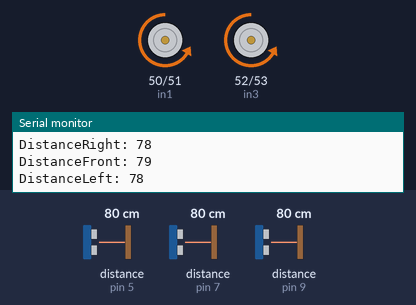
Bench run of a sketch on a simulated Arduino Mega 2560, built with avr-gcc and run on an emulated ATmega2560. Parts: motor-driver pin pairs drawn as motors (green arrow = first pin HIGH = forward, orange = second pin HIGH = backward, longer = more drive, scaled by the enable pin), the last lines printed to the serial monitor. Wiring (inferred from the names in the program): 3 × ultrasonic range finder: trigger pin 4, echo pin 5 / trigger pin 6, echo pin 7 / trigger pin 8, echo pin 9. The test bench sets the inputs (shaded band); at power-on: distance to the obstacle (sensors on pin 5, pin 7, pin 9) 80 cm. The echo pulse lasts 58.3 µs per cm.

Above: at 1.2 s.
1.3 s: distance to the obstacle (sensor on pin 5) set to 12 cm
4.3 s: distance to the obstacle (sensor on pin 5) set to 9 cm
At 4.9 s:
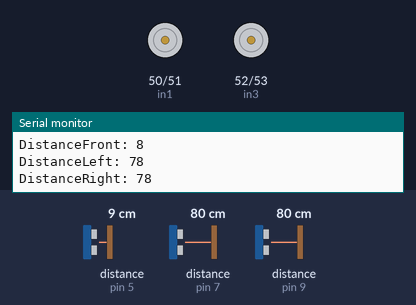
At 7.6 s:
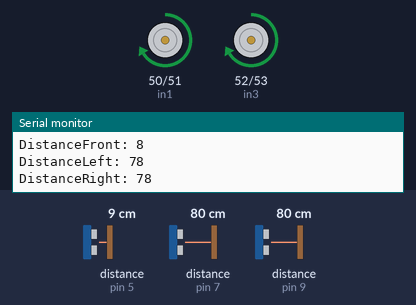
9.8 s: distance to the obstacle (sensor on pin 5) set to 18 cm
At 11.1 s:
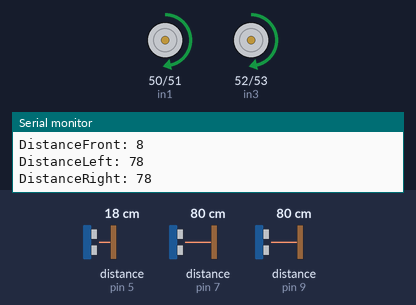
12.8 s: distance to the obstacle (sensor on pin 7) set to 12 cm
15.8 s: distance to the obstacle (sensor on pin 7) set to 9 cm
At 18.6 s:
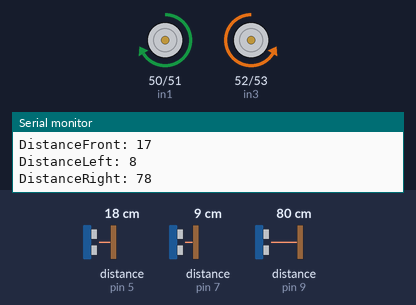
18.8 s: distance to the obstacle (sensor on pin 7) set to 18 cm
Timing chart, 0 to 21.8 s (numbered marks = the images above; inputs shaded):
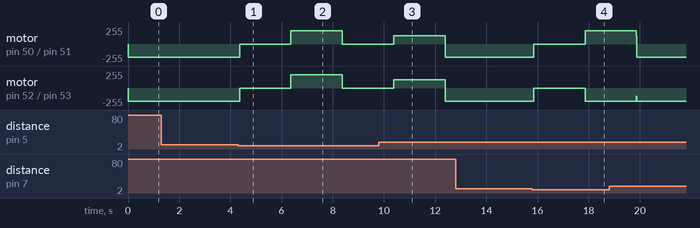

Measured:
- the behaviour switches between 11 and 10 cm on distance to the obstacle (sensor on pin 5) (found by bisection; images 0 and 1)
- the behaviour switches between 11 and 10 cm on distance to the obstacle (sensor on pin 7) (found by bisection; images 3 and 4)
- after the input at 4.3 s, motor on pin 50 (in1) / pin 51 (in2), motor on pin 52 (in3) / pin 53 (in4): backward 200/255 → stopped after 0.06 s, → forward 200/255 2.0 s later, → stopped 2.0 s later
- after the input at 15.8 s, motor on pin 50 (in1) / pin 51 (in2): backward 200/255 → stopped after 0.06 s, → forward 200/255 2.0 s later; motor on pin 52 (in3) / pin 53 (in4): backward 200/255 → stopped after 0.06 s, → backward 200/255 2.0 s later

The sketch:

Motor_Ultrasonido.ino
```cpp
// ULtrasonic part
// Defines pins numbers
// Front Ultrasoic Sensor
const int trigPinFront = 4;
const int echoPinFront = 5;
// Left Ultrasonic Sensor
const int trigPinLeft = 6;
const int echoPinLeft = 7;
// Right Ultrasonic Sensor
const int trigPinRight = 8;
const int echoPinRight = 9;
// Defines variables
long durationFront;
long durationLeft;
long durationRight;
int distanceFront;
int distanceLeft;
int distanceRight;

// Motor part
// Motor A pin control
#define enA 2 // Control of the velocity
#define in1 50 // Control of the direction
#define in2 51 // Control of the direction

// Motor B pin control
#define enB 3 // Control of the velocity
#define in3 52 // Control of the direction
#define in4 53 // Control of the direction

int motorSpeedA = 0;
int motorSpeedB = 0;

void setup() {
  // Motor pins
  pinMode(enA, OUTPUT);
  pinMode(enB, OUTPUT);
  pinMode(in1, OUTPUT);
  pinMode(in2, OUTPUT);
  pinMode(in3, OUTPUT);
  pinMode(in4, OUTPUT);

  // Sensors pins
  // Front Sensor
  pinMode(trigPinFront, OUTPUT); // Sets the trigPin as an Output
  pinMode(echoPinFront, INPUT); // Sets the echoPin as an Input
  // Left Sensor
  pinMode(trigPinLeft, OUTPUT); // Sets the trigPin as an Output
  pinMode(echoPinLeft, INPUT); // Sets the echoPin as an Input
  // Right Sensor
  pinMode(trigPinRight, OUTPUT); // Sets the trigPin as an Output
  pinMode(echoPinRight, INPUT); // Sets the echoPin as an Input

  // Be careful because in the comander we are not going to need....
  Serial.begin(9600); // Starts the serial communication
}

void loop() {

  // Front Sensor
  // Clears the trigPin
  digitalWrite(trigPinFront, LOW);
  delayMicroseconds(2);
  // Sets the trigPin on HIGH state for 10 micro seconds
  digitalWrite(trigPinFront, HIGH);
  delayMicroseconds(10);
  digitalWrite(trigPinFront, LOW);
  // Reads the echoPin, returns the sound wave travel time in microseconds
  durationFront = pulseIn(echoPinFront, HIGH);
  // Calculating the distance
  distanceFront = durationFront*0.034/2;
  // Prints the distance on the Serial Monitor
  Serial.print("DistanceFront: ");
  Serial.println(distanceFront);

  // Left Sensor
  // Clears the trigPin
  digitalWrite(trigPinLeft, LOW);
  delayMicroseconds(2);
  // Sets the trigPin on HIGH state for 10 micro seconds
  digitalWrite(trigPinLeft, HIGH);
  delayMicroseconds(10);
  digitalWrite(trigPinLeft, LOW);
  // Reads the echoPin, returns the sound wave travel time in microseconds
  durationLeft = pulseIn(echoPinLeft, HIGH);
  // Calculating the distance
  distanceLeft = durationLeft*0.034/2;
  // Prints the distance on the Serial Monitor
  Serial.print("DistanceLeft: ");
  Serial.println(distanceLeft);

  // Right Sensor
  // Clears the trigPin
  digitalWrite(trigPinRight, LOW);
  delayMicroseconds(2);
  // Sets the trigPin on HIGH state for 10 micro seconds
  digitalWrite(trigPinRight, HIGH);
  delayMicroseconds(10);
  digitalWrite(trigPinRight, LOW);
  // Reads the echoPin, returns the sound wave travel time in microseconds
  durationRight = pulseIn(echoPinRight, HIGH);
  // Calculating the distance
  distanceRight = durationRight*0.034/2;
  // Prints the distance on the Serial Monitor
  Serial.print("DistanceRight: ");
  Serial.println(distanceRight);

  if (distanceFront < 10) { // We need to know that we don't have sensor in the lab...
    // Stop the motors
    // Set Motor A
    digitalWrite(in1, LOW);
    digitalWrite(in2, LOW);
    // Set Motor B
    digitalWrite(in3, LOW);
    digitalWrite(in4, LOW);

    delay(2000);

    // Set Motor A backward
    digitalWrite(in1, HIGH);
    digitalWrite(in2, LOW);
    // Set Motor B backward
    digitalWrite(in3, HIGH);
    digitalWrite(in4, LOW);
    // Fix the speed (slow)
    motorSpeedA = 125;
    motorSpeedB = 125;

    delay(2000);
  }

  else if (distanceRight < 10) {
    // Stop the motors
    // Set Motor A
    digitalWrite(in1, LOW);
    digitalWrite(in2, LOW);
    // Set Motor B
    digitalWrite(in3, LOW);
    digitalWrite(in4, LOW);

    delay(2000);

    // Motor moves RIGHT?
    // Set Motor A forward
    digitalWrite(in1, LOW);
    digitalWrite(in2, HIGH);
    // Set Motor B backward
    digitalWrite(in3, HIGH);
    digitalWrite(in4, LOW);
    // We need to fix a speed (slow)
    motorSpeedA = 125;
    motorSpeedB = 125;

    delay(2000);
  }

  else if (distanceLeft < 10) {
    // Stop the motors
    // Set Motor A
    digitalWrite(in1, LOW);
    digitalWrite(in2, LOW);
    // Set Motor B
    digitalWrite(in3, LOW);
    digitalWrite(in4, LOW);

    delay(2000);

    // Motor moves LEFT?
    // Set Motor A backward
    digitalWrite(in1, HIGH);
    digitalWrite(in2, LOW);
    // Set Motor B forward
    digitalWrite(in3, LOW);
    digitalWrite(in4, HIGH);
    // We need to fix a speed (slow)
    motorSpeedA = 125;
    motorSpeedB = 125;

    delay(2000);
  }

  else {
  // Set Motor A forward
  digitalWrite(in1, LOW);
  digitalWrite(in2, HIGH);
  // Set Motor B forward
  digitalWrite(in3, LOW);
  digitalWrite(in4, HIGH);
  // Fix the speed (Medium-fast)
  motorSpeedA = 200;
  motorSpeedB = 200;
  }

  // Prevent buzzing at low speeds (Adjust according to your motors. My motors couldn't start moving if PWM value was below value of 70)
  if (motorSpeedA < 70) {
    motorSpeedA = 0;
  }
  if (motorSpeedB < 70) {
    motorSpeedB = 0;
  }
  // Send the PWN signal to the motor
  analogWrite(enA, motorSpeedA); // Send PWM signal to motor A
  analogWrite(enB, motorSpeedB); // Send PWM signal to motor B
 }
```
